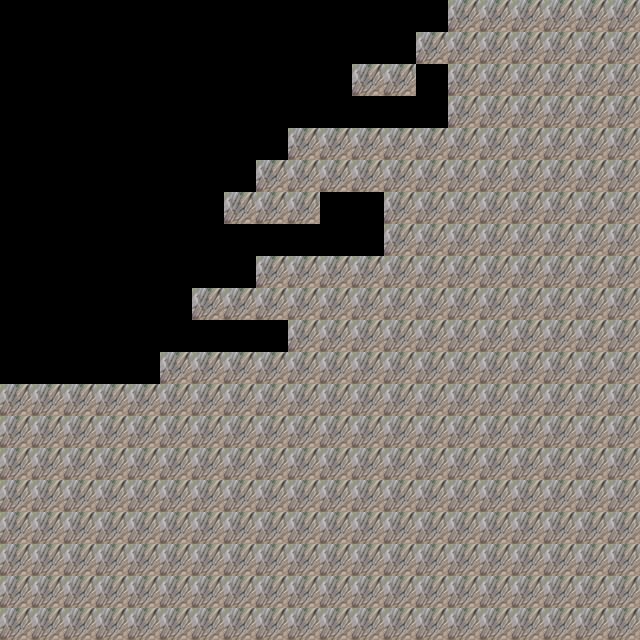

This is a level from a 2D game, rendered from its Tiled map with the project's own tilesets. A one-line summary and the map file follow, with tile-layer data summarised:
An orthogonal 20x20 tile map with 32x32 px tiles, 1 tile layer (sol) and 1 object.

<map version="1.0" orientation="orthogonal" renderorder="right-down" width="20" height="20" tilewidth="32" tileheight="32" nextobjectid="32">
 <tileset firstgid="1" name="tileset" tilewidth="32" tileheight="32">
  <image source="tileset.png" width="512" height="512" />
  <terraintypes>
   <terrain name="herbe" tile="78" />
   <terrain name="pierre" tile="124" />
   <terrain name="cailloux" tile="26" />
   <terrain name="cailloux foncé" tile="137" />
   <terrain name="pierre taillé" tile="76" />
   <terrain name="hautes herbes" tile="165" />
  </terraintypes>
  <tile id="10" terrain="2,2,2,2" />
  <tile id="11" terrain="0,0,0,2" />
  <tile id="12" terrain="0,0,2,2" />
  <tile id="13" terrain="0,0,2,0" />
  <tile id="14" terrain="4,4,4,4" />
  <tile id="15" terrain="4,4,4,4" />
  <tile id="18">
   <animation>
    <frame tileid="87" duration="1000" />
    <frame tileid="72" duration="1000" />
   </animation>
  </tile>
  <tile id="20">
   <objectgroup draworder="index">
    <object id="0" x="15.4545" y="-1.09091" width="22.1818" height="34.7273" />
   </objectgroup>
  </tile>
  <tile id="26" terrain="2,2,2,2" />
  <tile id="27" terrain="0,2,0,2" />
  <tile id="28" terrain="2,2,2,2" />
  <tile id="29" terrain="2,0,2,0" />
  <tile id="30" terrain="4,4,4,4" />
  <tile id="31" terrain="4,4,4,4" />
  <tile id="35">
   <properties>
    <property name="arg1" value="spawn" />
    <property name="nom" value="character" />
   </properties>
  </tile>
  <tile id="36">
   <objectgroup draworder="index" />
  </tile>
  <tile id="42" terrain="2,2,2,2" />
  <tile id="43" terrain="0,2,0,0" />
  <tile id="44" terrain="2,2,0,0" />
  <tile id="45" terrain="2,0,0,0" />
  <tile id="46" terrain="4,4,4,4" />
  <tile id="47" terrain="4,4,4,4" />
  <tile id="58" terrain="0,2,2,0" />
  <tile id="59" terrain="2,2,2,4" />
  <tile id="60" terrain="2,2,4,4" />
  <tile id="61" terrain="2,2,4,2" />
  <tile id="62" terrain="4,4,4,4" />
  <tile id="63" terrain="4,4,4,4" />
  <tile id="74" terrain="2,0,0,2" />
  <tile id="75" terrain="2,4,2,4" />
  <tile id="76" terrain="4,4,4,4" />
  <tile id="77" terrain="4,2,4,2" />
  <tile id="78" terrain="0,0,0,0" />
  <tile id="79" terrain="0,0,0,0" />
  <tile id="90" terrain=",5,5," />
  <tile id="91" terrain="2,4,2,2" />
  <tile id="92" terrain="4,4,2,2" />
  <tile id="93" terrain="4,2,2,2" />
  <tile id="94" terrain="0,0,0,0" />
  <tile id="95" terrain="0,0,0,0" />
  <tile id="106" terrain="5,,,5" />
  <tile id="107" terrain="2,2,2,1" />
  <tile id="108" terrain="2,2,1,1" />
  <tile id="109" terrain="2,2,1,2" />
  <tile id="110" terrain="0,2,2,2" />
  <tile id="111" terrain="2,0,2,2" />
  <tile id="115">
   <properties>
    <property name="name" value="character" />
   </properties>
  </tile>
  <tile id="118" terrain=",5,5,5" />
  <tile id="119" terrain="5,,5,5" />
  <tile id="120" terrain="2,2,2,3" />
  <tile id="121" terrain="2,2,3,3" />
  <tile id="122" terrain="2,2,3,2" />
  <tile id="123" terrain="2,1,2,1" />
  <tile id="124" terrain="1,1,1,1" />
  <tile id="125" terrain="1,2,1,2" />
  <tile id="126" terrain="2,2,0,2" />
  <tile id="127" terrain="2,2,2,0" />
  <tile id="134" terrain="5,5,,5" />
  <tile id="135" terrain="5,5,5," />
  <tile id="136" terrain="2,3,2,3" />
  <tile id="137" terrain="3,3,3,3" />
  <tile id="138" terrain="3,2,3,2" />
  <tile id="139" terrain="2,1,2,2" />
  <tile id="140" terrain="1,1,2,2" />
  <tile id="141" terrain="1,2,2,2" />
  <tile id="142" terrain="0,3,3,3" />
  <tile id="143" terrain="3,0,3,3" />
  <tile id="148" terrain=",,,5" />
  <tile id="149" terrain=",,5,5" />
  <tile id="150" terrain=",,5," />
  <tile id="152" terrain="2,3,2,2" />
  <tile id="153" terrain="3,3,2,2" />
  <tile id="154" terrain="3,2,2,2" />
  <tile id="155" terrain="0,0,0,3" />
  <tile id="156" terrain="0,0,3,3" />
  <tile id="157" terrain="0,0,3,0" />
  <tile id="158" terrain="3,3,0,3" />
  <tile id="159" terrain="3,3,3,0" />
  <tile id="164" terrain=",5,,5" />
  <tile id="165" terrain="5,5,5,5" />
  <tile id="166" terrain="5,,5," />
  <tile id="169" terrain="2,3,3,3" />
  <tile id="170" terrain="3,2,3,3" />
  <tile id="171" terrain="0,3,0,3" />
  <tile id="172" terrain="3,3,3,3" />
  <tile id="173" terrain="3,0,3,0" />
  <tile id="180" terrain=",5,," />
  <tile id="181" terrain="5,5,," />
  <tile id="182" terrain="5,,," />
  <tile id="183" terrain="1,1,1,1" />
  <tile id="184" terrain="1,1,1,1" />
  <tile id="185" terrain="3,3,2,3" />
  <tile id="186" terrain="3,3,3,2" />
  <tile id="187" terrain="0,3,0,0" />
  <tile id="188" terrain="3,3,0,0" />
  <tile id="189" terrain="3,0,0,0" />
  <tile id="199" terrain="1,1,1,1" />
  <tile id="200" terrain="1,1,1,1" />
 </tileset>
 <layer name="sol" width="20" height="20">
  <properties>
   <property name="collide" value="false" />
   <property name="type" value="static" />
   <property name="z" value="1" />
  </properties>
  <data>[400 cells, 281 non-empty, 1 distinct tile ids]</data>
 </layer>
</map>